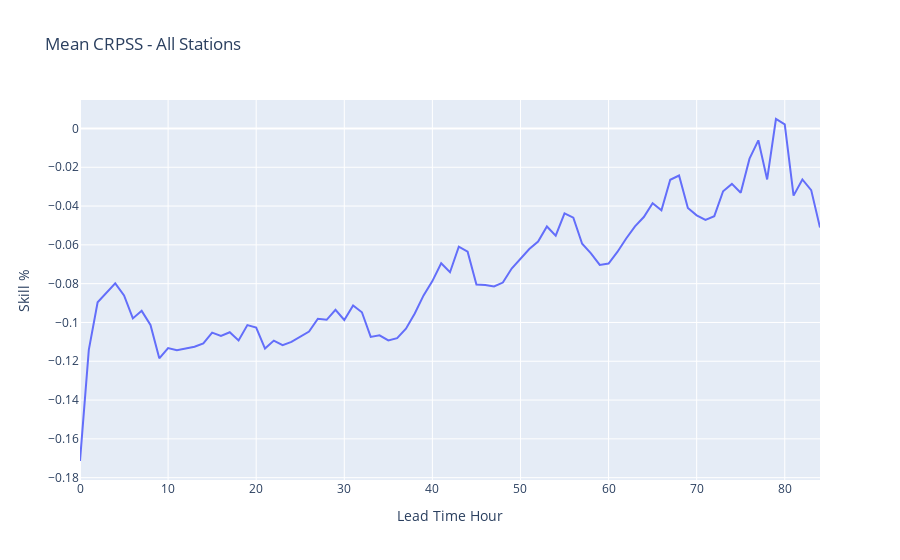

Notebook source saved alongside this figure:
### Code cell
trace1 = go.Scatter(x=crpss_lead.index,
                    y=crpss_lead['crpss'],
                    mode='lines',
                    name='model vs. EPD')


layout = go.Layout(
    title='Mean CRPSS - All Stations',
    xaxis=dict(title='Lead Time Hour'),
    yaxis=dict(title='Skill %')
)

# create plot figure with multiple line plot traces
fig1 = go.Figure(data=[trace1], layout=layout)
# fig1.update_xaxes(range=[0 ,st.session_state["max_lead"]])
fig1.show()

### Figure 1 — Plotly figure (JSON) as saved in the notebook; plotly's stock layout.template omitted (floating-point values rounded to 4 significant figures)
{"data": [{"mode": "lines", "name": "model vs. EPD", "type": "scatter", "x": [0, 1, 2, 3, 4, 5, 6, 7, 8, 9, 10, 11, 12, 13, 14, 15, 16, 17, 18, 19, 20, 21, 22, 23, 24, 25, 26, 27, 28, 29, 30, 31, 32, 33, 34, 35, 36, 37, 38, 39, 40, 41, 42, 43, 44, 45, 46, 47, 48, 49, 50, 51, 52, 53, 54, 55, 56, 57, 58, 59, 60, 61, 62, 63, 64, 65, 66, 67, 68, 69, 70, 71, 72, 73, 74, 75, 76, 77, 78, 79, 80, 81, 82, 83, 84], "y": [-0.1714, -0.1142, -0.08958, -0.08475, -0.07987, -0.08604, -0.09791, -0.09402, -0.1013, -0.1185, -0.1132, -0.1143, -0.1134, -0.1125, -0.1108, -0.1053, -0.107, -0.105, -0.1093, -0.1014, -0.1026, -0.1135, -0.1093, -0.1117, -0.11, -0.1073, -0.1047, -0.09809, -0.09863, -0.09349, -0.09872, -0.09125, -0.09475, -0.1074, -0.1066, -0.1093, -0.1081, -0.1032, -0.09536, -0.08606, -0.07867, -0.0695, -0.0741, -0.06092, -0.06349, -0.08049, -0.08068, -0.08144, -0.07944, -0.07221, -0.06732, -0.06215, -0.05831, -0.05051, -0.05529, -0.04375, -0.04598, -0.05943, -0.06438, -0.07034, -0.06965, -0.06366, -0.05672, -0.05043, -0.04566, -0.03849, -0.04212, -0.02644, -0.02427, -0.04096, -0.04478, -0.04709, -0.0452, -0.03235, -0.02857, -0.03313, -0.01555, -0.006107, -0.02628, 0.00488, 0.002067, -0.03461, -0.02626, -0.03179, -0.05111]}], "layout": {"title": {"text": "Mean CRPSS - All Stations"}, "xaxis": {"title": {"text": "Lead Time Hour"}}, "yaxis": {"title": {"text": "Skill %"}}}}
